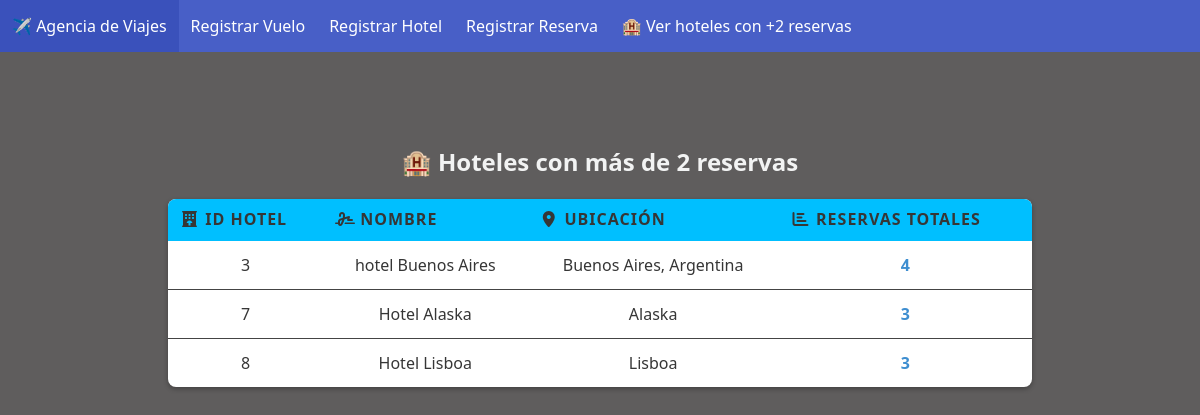
Before: /index.php?action=hoteles_con_reservas with the older database file.
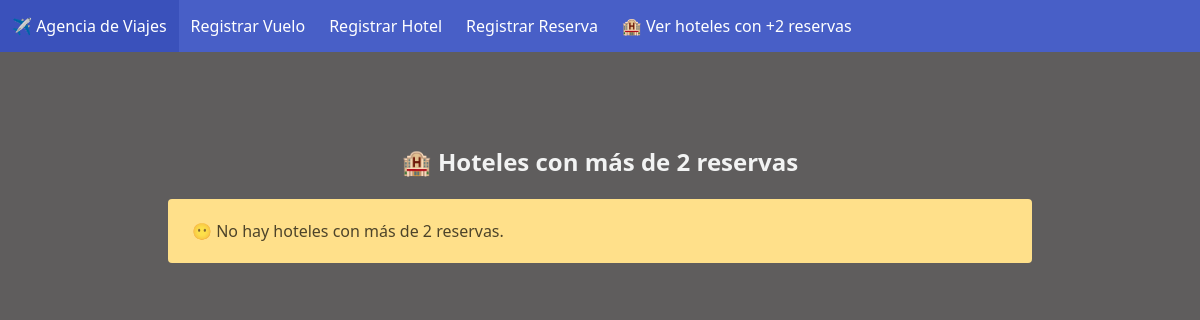
After: the same page with the newer database file.
### tables this page shows
CREATE TABLE IF NOT EXISTS hotel (
  id_hotel INT AUTO_INCREMENT PRIMARY KEY,
  nombre VARCHAR(100) NOT NULL,
  ciudad VARCHAR(100) NOT NULL,
  tarifa_noche DECIMAL(10,2) NOT NULL
);

### controllers/reservaController.php (called while the page is built, shortened)
<?php
require_once(__DIR__ . '/../models/reserva.php');
require_once(__DIR__ . '/../bd/conexiondb.php');
class ReservaController {
    public function mostrarHotelesPopulares() {
        global $conn;
        $resultado = Reserva::hotelesConMasDeDosReservas($conn);
        include(__DIR__ . '/../views/hotel_mas_reservas.php');
  }
}

### models/reserva.php (called while the page is built, shortened)
<?php
class Reserva {
    public static function hotelesConMasDeDosReservas($conn) {
        $sql = "
        SELECT h.id_hotel, h.nombre, h.ubicacion, COUNT(r.id_reserva) AS total_reservas
        FROM HOTEL h
        JOIN RESERVA r ON h.id_hotel = r.id_hotel
        GROUP BY h.id_hotel, h.nombre, h.ubicacion
        HAVING total_reservas > 2
        ORDER BY total_reservas DESC
        ";
        return mysqli_query($conn, $sql);
   }
}

### views/hotel_mas_reservas.php (the view, shortened to what this page needs)
<!DOCTYPE html>
<html lang="es">
<head>
  <link rel="stylesheet" href="https://cdn.jsdelivr.net/npm/bulma@0.9.4/css/bulma.min.css">
  <link rel="stylesheet" href="https://cdn.jsdelivr.net/npm/@fortawesome/fontawesome-free/css/all.min.css">
  <link rel="stylesheet" href="styles/style.css">
</head>
<body>
<section class="section">
  <div class="container">
    <h2 class="title is-4 has-text-centered">🏨 Hoteles con más de 2 reservas</h2>
    <?php if (mysqli_num_rows($resultado) > 0): ?>
      <table class="table is-hoverable is-fullwidth has-text-centered my-custom-table">
        <thead>
          <tr >
            <th><i class="fas fa-hotel"></i> ID Hotel</th>
            <th><i class="fas fa-signature"></i> Nombre</th>
            <th><i class="fas fa-map-marker-alt"></i> Ubicación</th>
            <th><i class="fas fa-chart-bar"></i> Reservas Totales</th>
          </tr>
        </thead>
        <tbody>
          <?php while ($fila = mysqli_fetch_assoc($resultado)): ?>
            <tr class="has-text-centered">
              <td><?= $fila['id_hotel'] ?></td>
              <td><?= $fila['nombre'] ?></td>
              <td><?= $fila['ubicacion'] ?></td>
              <td><strong class="has-text-info"><?= $fila['total_reservas'] ?></strong></td>
            </tr>
          <?php endwhile; ?>
        </tbody>
      </table>
    <?php else: ?>
      <div class="notification is-warning ">
        😶 No hay hoteles con más de 2 reservas.
      </div>
    <?php endif; ?>
  </div>
</section>
</body>
</html>

### index.php (shortened to what this page needs)
<?php
$action = $_GET['action'] ?? 'inicio';
?>
<!DOCTYPE html>
<html lang="es">
<head>
  <link rel="stylesheet" href="https://cdn.jsdelivr.net/npm/bulma@0.9.4/css/bulma.min.css">
  <link rel="stylesheet" href="https://cdn.jsdelivr.net/npm/@fortawesome/fontawesome-free/css/all.css">
  <link rel="stylesheet" href="styles/style.css">
</head>
<body>
<nav class="navbar is-link" role="navigation" aria-label="main navigation">
  <div class="navbar-brand">
    <a class="navbar-item" href="index.php">
      ✈️ Agencia de Viajes
    </a>
  </div>
  <div class="navbar-menu">
    <div class="navbar-start">
      <a href="index.php?action=registrar_vuelo" class="navbar-item">Registrar Vuelo</a>
      <a href="index.php?action=registrar_hotel" class="navbar-item">Registrar Hotel</a>
      <a href="index.php?action=registrar_reserva" class="navbar-item">Registrar Reserva</a>
      <a href="index.php?action=hoteles_con_reservas" class="navbar-item">🏨 Ver hoteles con +2 reservas</a>
    </div>
  </div>
</nav>
<section class="section">
  <div class="container">
<?php
switch ($action) {
    case 'hoteles_con_reservas':
        require_once 'controllers/reservaController.php';
        (new ReservaController())->mostrarHotelesPopulares();
        break;
}
?>
  </div>
</section>
</body>
</html>

### styles/style.css (style rules this page uses)
html, body { background-color: #5f5d5d; color: #f4f4f4; margin: 0; padding: 0; font-family: "Segoe UI", "Helvetica Neue", sans-serif; }
a { text-decoration: none; color: inherit; }
.title { color: #f2f3f3; }
::placeholder { color: #1d1f20; font-weight: 500; opacity: 1; }
.my-custom-table thead { background-color: #00bfff; color: white; font-weight: bold; font-size: 1rem; text-transform: uppercase; letter-spacing: 1px; }
.my-custom-table td { padding: 0.75em 1em; border-bottom: 1px solid #444; }
.my-custom-table th { border-bottom: 2px solid #00bfff; }
.my-custom-table { border-radius: 8px; overflow: hidden; box-shadow: 0 2px 5px rgba(0,0,0,0.3); }

Changed rows visible on the page:
removed hotel: id_hotel "3", nombre "hotel Buenos Aires", ubicacion "Buenos Aires, Argentina", total_reservas "4"
removed hotel: id_hotel "7", nombre "Hotel Alaska", ubicacion "Alaska", total_reservas "3"
removed hotel: id_hotel "8", nombre "Hotel Lisboa", ubicacion "Lisboa", total_reservas "3"
Other visible differences:
text no longer shown: "ID HOTEL NOMBRE UBICACIÓN RESERVAS TOTALES"
text now shown: "😶 No hay hoteles con más de 2 reservas."
